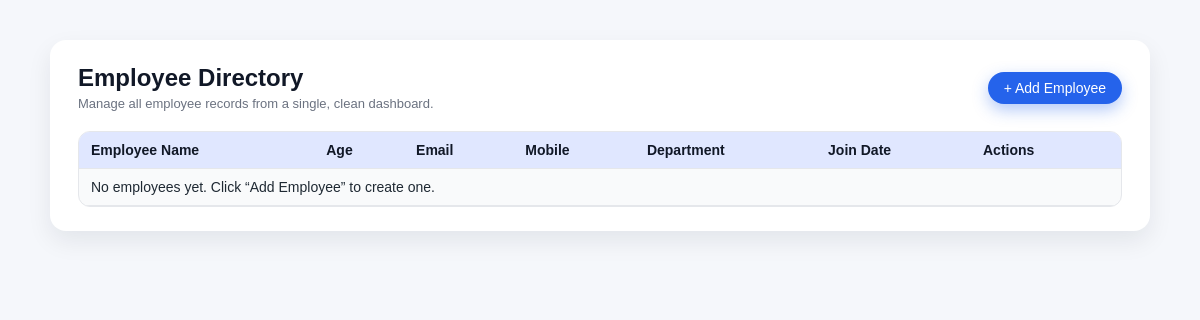
The app's page /, older data.
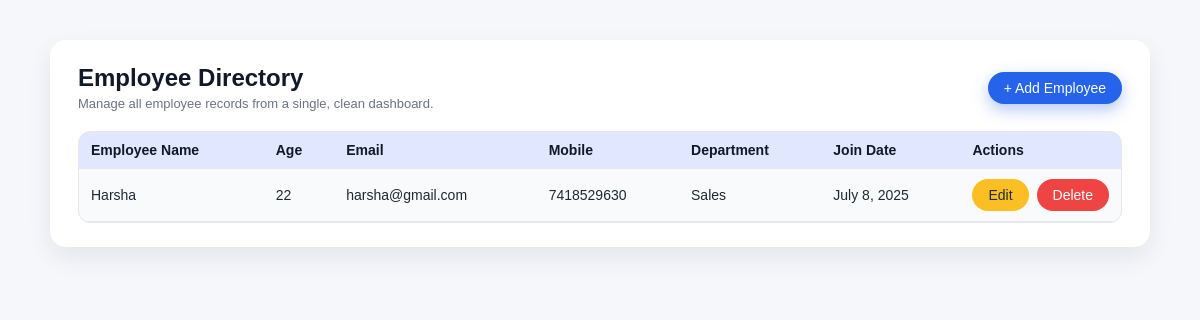
The same page, newer data.
### app1/models.py (models this page shows)
class Employees(models.Model):
    Employee_name = models.CharField(max_length=50)
    Employee_age = models.IntegerField()
    Employee_email = models.EmailField(unique=True)
    Employee_mobile = models.BigIntegerField()
    Employee_Department = models.CharField(max_length=50)
    Employee_Join_Date = models.DateField()

### app1/views.py (the view)
# urls.py: path("",details,name = 'home'),
def details(request):
    data = Employees.objects.all()
    context = {
        'data': data
    }
    return render(request, 'home.html', context)

### templates/home.html (shortened to what this page needs)
<!DOCTYPE html>
<html lang="en">
<head>
    {% load static %}
    <link rel="stylesheet" href="{% static 'css/style.css' %}">
</head>
<body>
<div class="page-shell">
    <div class="card">
        <div class="card-header">
            <div>
                <h1 class="card-title">Employee Directory</h1>
                <p class="card-subtitle">Manage all employee records from a single, clean dashboard.</p>
            </div>
            <a href="{% url 'register' %}" class="btn btn-primary">+ Add Employee</a>
        </div>
        <div class="table-wrapper">
            <table class="table-custom">
                <thead>
                <tr>
                    <th>Employee Name</th>
                    <th>Age</th>
                    <th>Email</th>
                    <th>Mobile</th>
                    <th>Department</th>
                    <th>Join Date</th>
                    <th style="width: 150px;">Actions</th>
                </tr>
                </thead>
                <tbody>
                {% for x in data %}
                    <tr>
                        <td>{{ x.Employee_name }}</td>
                        <td>{{ x.Employee_age }}</td>
                        <td>{{ x.Employee_email }}</td>
                        <td>{{ x.Employee_mobile }}</td>
                        <td>{{ x.Employee_Department }}</td>
                        <td>{{ x.Employee_Join_Date }}</td>
                        <td>
                            <div class="table-actions">
                                <a href="{% url 'edit' x.id %}" class="btn btn-warning">Edit</a>
                                <a href="{% url 'delete' x.id %}" class="btn btn-danger">Delete</a>
                            </div>
                        </td>
                    </tr>
                {% empty %}
                    <tr>
                        <td colspan="7">No employees yet. Click “Add Employee” to create one.</td>
                    </tr>
                {% endfor %}
                </tbody>
            </table>
        </div>
    </div>
</div>
</body>
</html>

### static/css/style.css (style rules this page uses)
* { box-sizing: border-box; font-family: Arial, Helvetica, sans-serif; }
body { margin: 0; padding: 0; background: #f5f7fb; color: #1f2933; }
.page-shell { min-height: 100vh; display: flex; justify-content: center; align-items: flex-start; padding: 40px 16px; }
.card { background: #ffffff; border-radius: 16px; padding: 24px 28px; box-shadow: 0 10px 25px rgba(15, 23, 42, 0.08); width: 100%; max-width: 1100px; }
.card-header { display: flex; justify-content: space-between; align-items: center; gap: 12px; margin-bottom: 20px; }
.card-title { margin: 0; font-size: 24px; font-weight: 600; color: #111827; }
.card-subtitle { margin: 0; margin-top: 4px; font-size: 13px; color: #6b7280; }
.btn { display: inline-flex; align-items: center; justify-content: center; padding: 8px 16px; border-radius: 999px; border: none; cursor: pointer; font-size: 14px; text-decoration: none; transition: transform 0.08s ease, box-shadow 0.08s ease, filter 0.08s ease; white-space: nowrap; }
.btn-primary { background: #2563eb; color: #ffffff; box-shadow: 0 6px 16px rgba(37, 99, 235, 0.35); }
.btn-warning { background: #fbbf24; color: #1f2937; }
.btn-danger { background: #ef4444; color: #ffffff; }
.table-wrapper { overflow-x: auto; border-radius: 12px; border: 1px solid #e5e7eb; background: #f9fafb; }
.table-custom { width: 100%; border-collapse: collapse; font-size: 14px; }
.table-custom thead { background: #e0e7ff; }
.table-custom th, .table-custom td { padding: 10px 12px; text-align: left; border-bottom: 1px solid #e5e7eb; }
.table-custom th { font-weight: 600; color: #111827; }
.table-actions { display: flex; gap: 8px; }

Row changes from the older to the newer data that the page shows:
added Employees: Employee_name "Harsha", Employee_age "22", Employee_email "harsha@gmail.com", Employee_mobile "7418529630", Employee_Department "Sales", Employee_Join_Date "July 8, 2025"
Text that changed along with them:
text no longer shown: "No employees yet. Click “Add Employee” to create one."
